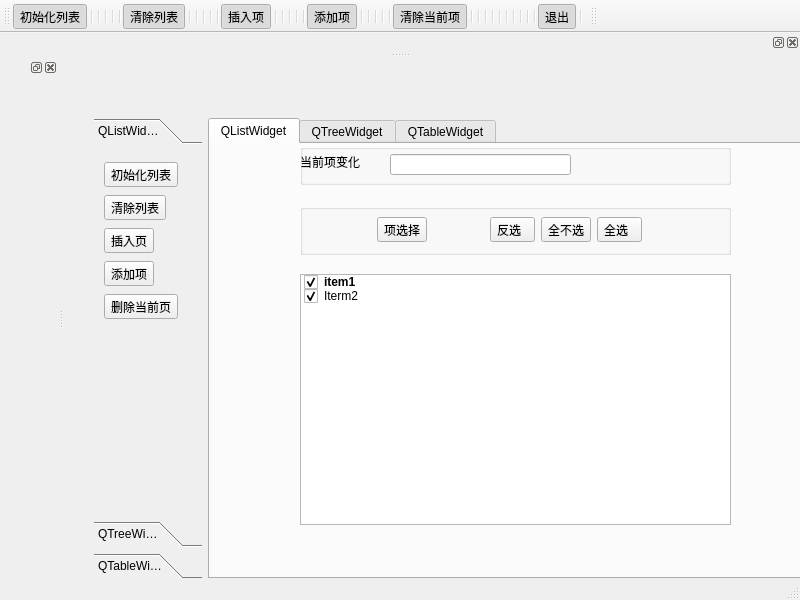
<?xml version="1.0" encoding="UTF-8"?>
<ui version="4.0">
 <class>MainWindow</class>
 <widget class="QMainWindow" name="MainWindow">
  <property name="geometry">
   <rect>
    <x>0</x>
    <y>0</y>
    <width>800</width>
    <height>600</height>
   </rect>
  </property>
  <property name="windowTitle">
   <string>MainWindow</string>
  </property>
  <widget class="QWidget" name="centralwidget">
   <widget class="QWidget" name="formLayoutWidget">
    <property name="geometry">
     <rect>
      <x>30</x>
      <y>60</y>
      <width>731</width>
      <height>461</height>
     </rect>
    </property>
    <layout class="QFormLayout" name="formLayout">
     <item row="0" column="0">
      <widget class="QToolBox" name="toolBox">
       <property name="currentIndex">
        <number>0</number>
       </property>
       <widget class="QWidget" name="page">
        <property name="geometry">
         <rect>
          <x>0</x>
          <y>0</y>
          <width>114</width>
          <height>369</height>
         </rect>
        </property>
        <attribute name="label">
         <string>QListWidget操作</string>
        </attribute>
        <widget class="QWidget" name="verticalLayoutWidget">
         <property name="geometry">
          <rect>
           <x>10</x>
           <y>10</y>
           <width>121</width>
           <height>161</height>
          </rect>
         </property>
         <layout class="QVBoxLayout" name="verticalLayout">
          <item>
           <widget class="QToolButton" name="btnInitList_1">
            <property name="text">
             <string>初始化列表</string>
            </property>
           </widget>
          </item>
          <item>
           <widget class="QToolButton" name="btnClearList_1">
            <property name="text">
             <string>清除列表</string>
            </property>
            <property name="checkable">
             <bool>true</bool>
            </property>
           </widget>
          </item>
          <item>
           <widget class="QToolButton" name="btnInsertPage_1">
            <property name="text">
             <string>插入页</string>
            </property>
            <property name="checkable">
             <bool>true</bool>
            </property>
           </widget>
          </item>
          <item>
           <widget class="QToolButton" name="btnAdd_1">
            <property name="text">
             <string>添加项</string>
            </property>
           </widget>
          </item>
          <item>
           <widget class="QToolButton" name="btnDeleteCurrentPage_1">
            <property name="text">
             <string>删除当前页</string>
            </property>
           </widget>
          </item>
         </layout>
        </widget>
       </widget>
       <widget class="QWidget" name="page_2">
        <property name="geometry">
         <rect>
          <x>0</x>
          <y>0</y>
          <width>114</width>
          <height>369</height>
         </rect>
        </property>
        <attribute name="label">
         <string>QTreeWidget操作</string>
        </attribute>
       </widget>
       <widget class="QWidget" name="page_3">
        <property name="geometry">
         <rect>
          <x>0</x>
          <y>0</y>
          <width>114</width>
          <height>369</height>
         </rect>
        </property>
        <attribute name="label">
         <string>QTableWidget操作</string>
        </attribute>
       </widget>
      </widget>
     </item>
     <item row="0" column="1">
      <widget class="QTabWidget" name="tabWidget">
       <property name="currentIndex">
        <number>0</number>
       </property>
       <widget class="QWidget" name="tab">
        <attribute name="title">
         <string>QListWidget</string>
        </attribute>
        <widget class="QGroupBox" name="groupBox_4">
         <property name="geometry">
          <rect>
           <x>90</x>
           <y>60</y>
           <width>431</width>
           <height>51</height>
          </rect>
         </property>
         <property name="title">
          <string/>
         </property>
         <widget class="QWidget" name="gridLayoutWidget">
          <property name="geometry">
           <rect>
            <x>20</x>
            <y>10</y>
            <width>381</width>
            <height>31</height>
           </rect>
          </property>
          <layout class="QGridLayout" name="gridLayout">
           <item row="0" column="0">
            <widget class="QToolButton" name="btnSelectItem">
             <property name="text">
              <string>项选择</string>
             </property>
             <property name="icon">
              <iconset resource="Resource.qrc">
               <normaloff>:/image/select.ico</normaloff>:/image/select.ico</iconset>
             </property>
            </widget>
           </item>
           <item row="0" column="1">
            <layout class="QHBoxLayout" name="horizontalLayout">
             <item>
              <widget class="QToolButton" name="btnPartialSelect">
               <property name="text">
                <string>反选  </string>
               </property>
              </widget>
             </item>
             <item>
              <widget class="QToolButton" name="btnSelectNotAtALL_1">
               <property name="text">
                <string>全不选</string>
               </property>
              </widget>
             </item>
             <item>
              <widget class="QToolButton" name="btnSelectAll_1">
               <property name="text">
                <string>全选  </string>
               </property>
              </widget>
             </item>
            </layout>
           </item>
          </layout>
         </widget>
        </widget>
        <widget class="QGroupBox" name="groupBox_3">
         <property name="geometry">
          <rect>
           <x>90</x>
           <y>0</y>
           <width>431</width>
           <height>41</height>
          </rect>
         </property>
         <property name="title">
          <string/>
         </property>
         <widget class="QLabel" name="label_3">
          <property name="geometry">
           <rect>
            <x>0</x>
            <y>10</y>
            <width>91</width>
            <height>16</height>
           </rect>
          </property>
          <property name="text">
           <string>当前项变化</string>
          </property>
         </widget>
         <widget class="QLineEdit" name="varEditText">
          <property name="geometry">
           <rect>
            <x>90</x>
            <y>10</y>
            <width>181</width>
            <height>21</height>
           </rect>
          </property>
         </widget>
        </widget>
        <widget class="QListWidget" name="listWidget">
         <property name="geometry">
          <rect>
           <x>90</x>
           <y>130</y>
           <width>431</width>
           <height>251</height>
          </rect>
         </property>
         <item>
          <property name="text">
           <string>item1</string>
          </property>
          <property name="font">
           <font>
            <bold>true</bold>
           </font>
          </property>
          <property name="background">
           <brush brushstyle="NoBrush">
            <color alpha="255">
             <red>255</red>
             <green>85</green>
             <blue>0</blue>
            </color>
           </brush>
          </property>
          <property name="foreground">
           <brush brushstyle="NoBrush">
            <color alpha="255">
             <red>255</red>
             <green>85</green>
             <blue>0</blue>
            </color>
           </brush>
          </property>
          <property name="checkState">
           <enum>Checked</enum>
          </property>
          <property name="flags">
           <set>ItemIsSelectable|ItemIsEditable|ItemIsDragEnabled|ItemIsUserCheckable|ItemIsEnabled</set>
          </property>
         </item>
         <item>
          <property name="text">
           <string>Iterm2</string>
          </property>
          <property name="checkState">
           <enum>Checked</enum>
          </property>
          <property name="flags">
           <set>ItemIsSelectable|ItemIsEditable|ItemIsDragEnabled|ItemIsUserCheckable|ItemIsEnabled</set>
          </property>
         </item>
        </widget>
       </widget>
       <widget class="QWidget" name="tab_2">
        <attribute name="title">
         <string>QTreeWidget</string>
        </attribute>
       </widget>
       <widget class="QWidget" name="tab_3">
        <attribute name="title">
         <string>QTableWidget</string>
        </attribute>
       </widget>
      </widget>
     </item>
    </layout>
   </widget>
  </widget>
  <widget class="QMenuBar" name="menubar">
   <property name="geometry">
    <rect>
     <x>0</x>
     <y>0</y>
     <width>800</width>
     <height>22</height>
    </rect>
   </property>
  </widget>
  <widget class="QStatusBar" name="statusbar"/>
  <widget class="QToolBar" name="toolBar">
   <property name="windowTitle">
    <string>toolBar</string>
   </property>
   <attribute name="toolBarArea">
    <enum>TopToolBarArea</enum>
   </attribute>
   <attribute name="toolBarBreak">
    <bool>false</bool>
   </attribute>
   <addaction name="actInitList"/>
   <addaction name="separator"/>
   <addaction name="separator"/>
   <addaction name="separator"/>
   <addaction name="separator"/>
   <addaction name="separator"/>
   <addaction name="actClearList"/>
   <addaction name="separator"/>
   <addaction name="separator"/>
   <addaction name="separator"/>
   <addaction name="separator"/>
   <addaction name="separator"/>
   <addaction name="actInsErt"/>
   <addaction name="separator"/>
   <addaction name="separator"/>
   <addaction name="separator"/>
   <addaction name="separator"/>
   <addaction name="separator"/>
   <addaction name="actAdd"/>
   <addaction name="separator"/>
   <addaction name="separator"/>
   <addaction name="separator"/>
   <addaction name="separator"/>
   <addaction name="separator"/>
   <addaction name="actClearCurrent"/>
   <addaction name="separator"/>
   <addaction name="separator"/>
   <addaction name="separator"/>
   <addaction name="separator"/>
   <addaction name="separator"/>
   <addaction name="separator"/>
   <addaction name="separator"/>
   <addaction name="separator"/>
   <addaction name="separator"/>
   <addaction name="separator"/>
   <addaction name="actExit"/>
   <addaction name="separator"/>
  </widget>
  <widget class="QToolBar" name="toolBar_2">
   <property name="windowTitle">
    <string>toolBar_2</string>
   </property>
   <attribute name="toolBarArea">
    <enum>TopToolBarArea</enum>
   </attribute>
   <attribute name="toolBarBreak">
    <bool>false</bool>
   </attribute>
  </widget>
  <widget class="QDockWidget" name="dockWidget_2">
   <attribute name="dockWidgetArea">
    <number>4</number>
   </attribute>
   <widget class="QWidget" name="dockWidgetContents_2"/>
  </widget>
  <widget class="QDockWidget" name="dockWidget_4">
   <attribute name="dockWidgetArea">
    <number>1</number>
   </attribute>
   <widget class="QWidget" name="dockWidgetContents_4"/>
  </widget>
  <action name="actInitList">
   <property name="checkable">
    <bool>true</bool>
   </property>
   <property name="checked">
    <bool>true</bool>
   </property>
   <property name="icon">
    <iconset theme="初始化列表" resource="Resource.qrc">
     <normaloff>:/image/initlist.ico</normaloff>:/image/initlist.ico</iconset>
   </property>
   <property name="text">
    <string>初始化列表</string>
   </property>
  </action>
  <action name="actClearList">
   <property name="checkable">
    <bool>true</bool>
   </property>
   <property name="checked">
    <bool>true</bool>
   </property>
   <property name="icon">
    <iconset theme="清除列表" resource="Resource.qrc">
     <normaloff>:/image/clear.ico</normaloff>:/image/clear.ico</iconset>
   </property>
   <property name="text">
    <string>清除列表</string>
   </property>
  </action>
  <action name="actInsErt">
   <property name="checkable">
    <bool>true</bool>
   </property>
   <property name="checked">
    <bool>true</bool>
   </property>
   <property name="icon">
    <iconset theme="插入项" resource="Resource.qrc">
     <normaloff>:/image/insert.ico</normaloff>:/image/insert.ico</iconset>
   </property>
   <property name="text">
    <string>插入项</string>
   </property>
  </action>
  <action name="actAdd">
   <property name="checkable">
    <bool>true</bool>
   </property>
   <property name="checked">
    <bool>true</bool>
   </property>
   <property name="icon">
    <iconset theme="添加项" resource="Resource.qrc">
     <normaloff>:/image/add.ico</normaloff>:/image/add.ico</iconset>
   </property>
   <property name="text">
    <string>添加项</string>
   </property>
   <property name="toolTip">
    <string>添加项</string>
   </property>
  </action>
  <action name="actClearCurrent">
   <property name="checkable">
    <bool>true</bool>
   </property>
   <property name="checked">
    <bool>true</bool>
   </property>
   <property name="icon">
    <iconset theme="清除当前项" resource="Resource.qrc">
     <normaloff>:/image/delete.ico</normaloff>:/image/delete.ico</iconset>
   </property>
   <property name="text">
    <string>清除当前项</string>
   </property>
   <property name="toolTip">
    <string>清除当前项</string>
   </property>
  </action>
  <action name="actSelect">
   <property name="checkable">
    <bool>true</bool>
   </property>
   <property name="checked">
    <bool>true</bool>
   </property>
   <property name="icon">
    <iconset theme="项选择">
     <normaloff>select.ico</normaloff>select.ico</iconset>
   </property>
   <property name="text">
    <string>项选择</string>
   </property>
   <property name="toolTip">
    <string>项选择</string>
   </property>
  </action>
  <action name="actExit">
   <property name="checkable">
    <bool>true</bool>
   </property>
   <property name="checked">
    <bool>true</bool>
   </property>
   <property name="icon">
    <iconset theme="退出" resource="Resource.qrc">
     <normaloff>:/image/exit.ico</normaloff>:/image/exit.ico</iconset>
   </property>
   <property name="text">
    <string>退出</string>
   </property>
   <property name="toolTip">
    <string>退出</string>
   </property>
  </action>
  <action name="actSelectAll">
   <property name="text">
    <string>全选</string>
   </property>
   <property name="toolTip">
    <string>全选</string>
   </property>
  </action>
  <action name="actSelectNAll">
   <property name="text">
    <string>全不选</string>
   </property>
   <property name="toolTip">
    <string>全不选</string>
   </property>
  </action>
  <action name="actSelectInvs">
   <property name="text">
    <string>反选</string>
   </property>
   <property name="toolTip">
    <string>反选</string>
   </property>
  </action>
 </widget>
 <resources>
  <include location="Resource.qrc"/>
 </resources>
 <connections>
  <connection>
   <sender>actClearList</sender>
   <signal>triggered()</signal>
   <receiver>listWidget</receiver>
   <slot>clear()</slot>
   <hints>
    <hint type="sourcelabel">
     <x>-1</x>
     <y>-1</y>
    </hint>
    <hint type="destinationlabel">
     <x>458</x>
     <y>396</y>
    </hint>
   </hints>
  </connection>
  <connection>
   <sender>actExit</sender>
   <signal>triggered()</signal>
   <receiver>MainWindow</receiver>
   <slot>close()</slot>
   <hints>
    <hint type="sourcelabel">
     <x>-1</x>
     <y>-1</y>
    </hint>
    <hint type="destinationlabel">
     <x>399</x>
     <y>299</y>
    </hint>
   </hints>
  </connection>
 </connections>
</ui>
